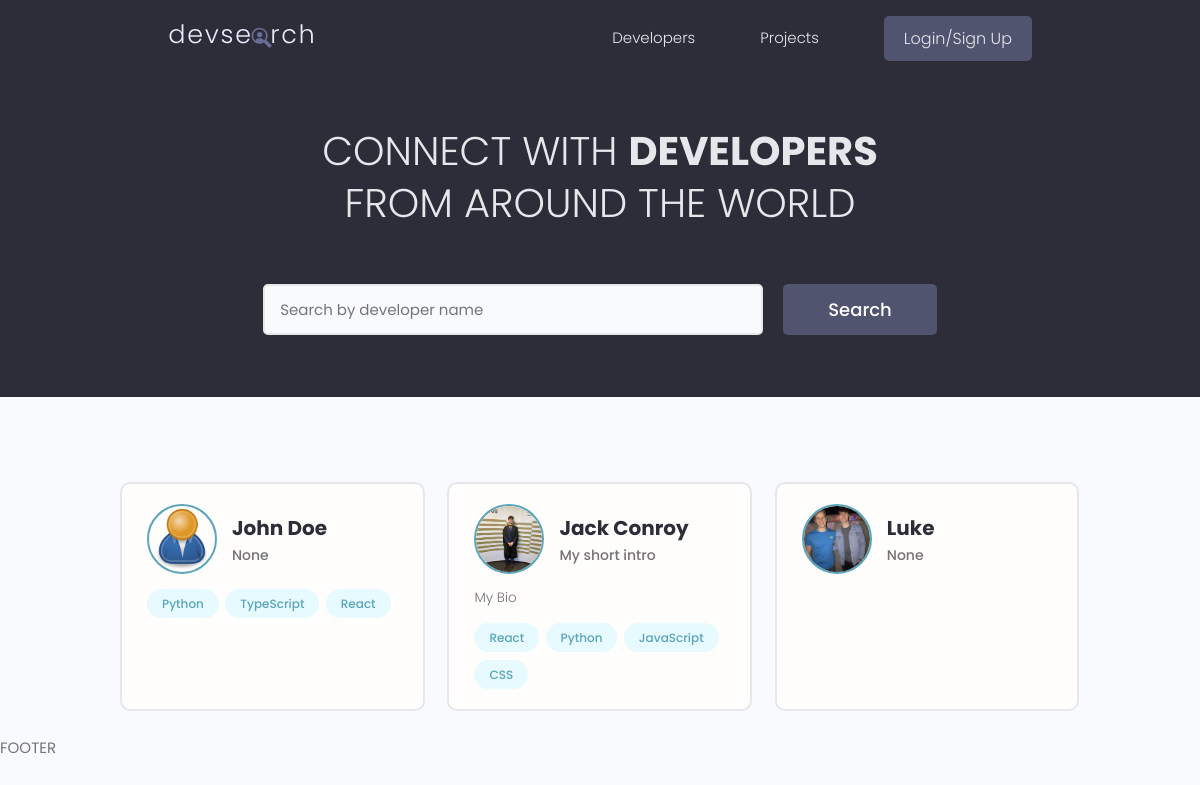
Before: / with the older database file.
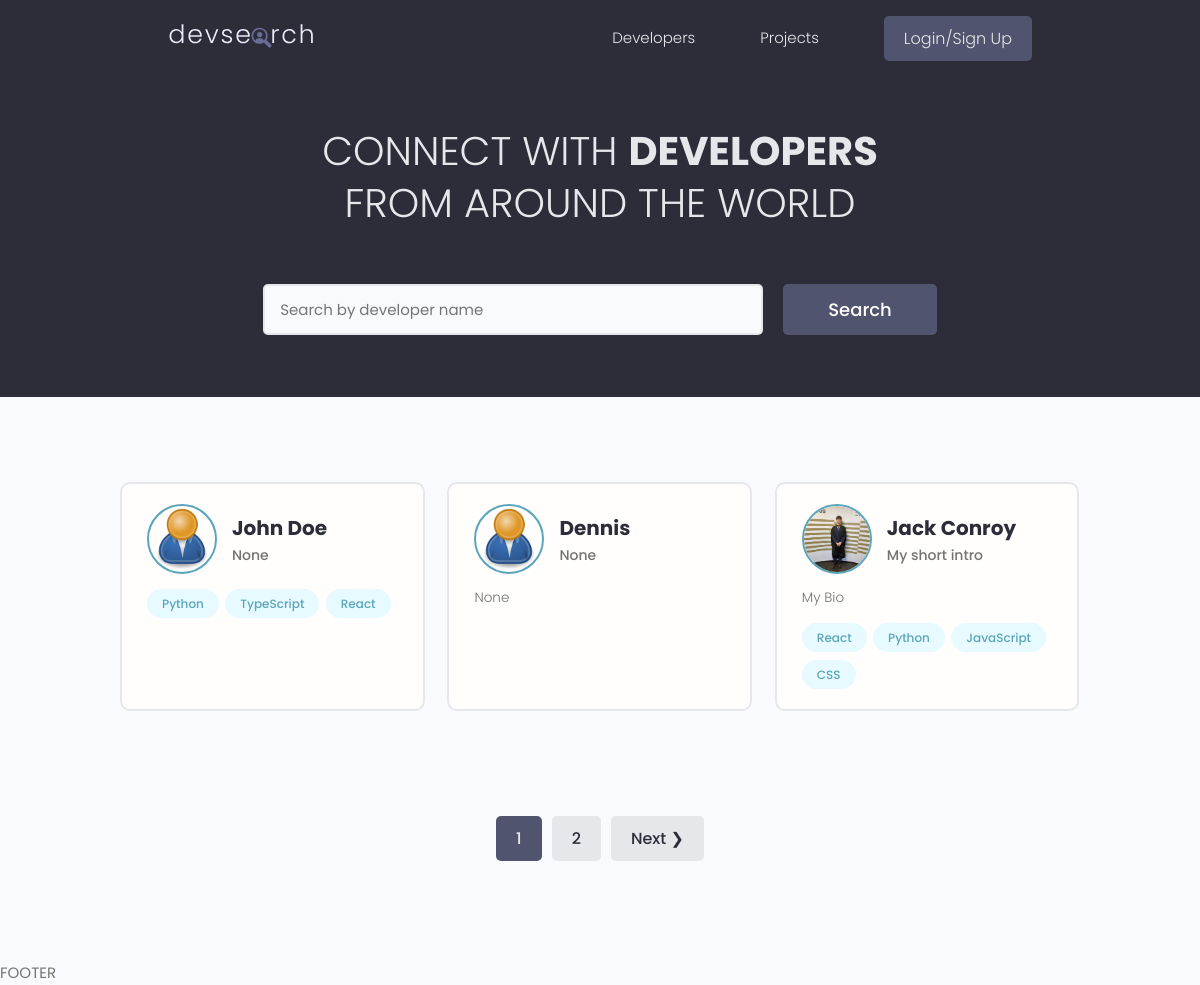
After: the same page with the newer database file.
### users/models.py (models this page shows, shortened)
class Profile(models.Model):
  user = models.OneToOneField(User, on_delete=models.CASCADE, null=True, blank=True)
  name = models.CharField(max_length=200, blank=True, null=True)
  email = models.EmailField(max_length=500, blank=True, null=True)
  username = models.CharField(max_length=200, blank=True, null=True)
  location = models.CharField(max_length=200, blank=True, null=True)
  short_intro = models.CharField(max_length=500, blank=True, null=True)
  bio = models.TextField(blank=True, null=True)
  profile_image = models.ImageField(null=True, blank=True, upload_to='profiles/', default="profiles/user-default.png")
  social_github = models.CharField(max_length=500, null=True, blank=True)
  social_twitter = models.CharField(max_length=500, null=True, blank=True)
  social_linkedin = models.CharField(max_length=500, null=True, blank=True)
  social_youtube = models.CharField(max_length=500, null=True, blank=True)
  social_website = models.CharField(max_length=500, null=True, blank=True)
  created = models.DateTimeField(auto_now_add=True)
  id = models.UUIDField(default=uuid.uuid4, unique=True, primary_key=True, editable=False)

class Skill(models.Model):
  owner = models.ForeignKey(Profile, on_delete=models.CASCADE, null=True, blank=True)
  name = models.CharField(max_length=500, null=True, blank=True)
  description = models.TextField(null=True, blank=True)
  created = models.DateTimeField(auto_now_add=True)
  id = models.UUIDField(default=uuid.uuid4, unique=True, primary_key=True, editable=False)
  def __str__(self):
    return self.name

### users/views.py (the view)
# urls.py: path('', views.profiles, name='profiles'),
def profiles(request):
  profiles, search_query = searchProfiles(request)
  custom_range, profiles = paginateProfiles(request, profiles, 3)
  context = {
    'profiles': profiles,
    'search_query': search_query,
    'custom_range': custom_range
  }
  return render(request, 'users/profiles.html', context)

### users/utils.py (called while the page is built)
def paginateProfiles(request, profiles, results):
  page = request.GET.get('page')
  paginator = Paginator(profiles, results)
  try:
    profiles = paginator.page(page)
  except PageNotAnInteger:
    page = 1
    profiles = paginator.page(page)
  except EmptyPage:
    page = paginator.num_pages
    profiles = paginator.page(page)
  leftIndex = (int(page) - 4)
  if leftIndex < 1:
    leftIndex = 1
  rightIndex = (int(page) + 5)
  if rightIndex > paginator.num_pages:
    rightIndex = paginator.num_pages + 1
  custom_range = range(leftIndex, rightIndex)
  return custom_range, profiles

def searchProfiles(request):
  search_query = ''
  if request.GET.get('search_query'):
    search_query = request.GET.get('search_query')
  skills = Skill.objects.filter(name__icontains=search_query)
  profiles = Profile.objects.distinct().filter(
    Q(name__icontains=search_query) |
    Q(short_intro__icontains=search_query) |
    Q(skill__in=skills)
  )
  return profiles, search_query

### users/templates/users/profiles.html (shortened to what this page needs)
{% extends 'main.html' %}
{% block content %}
  <main class="home">
    <section class="hero-section text-center">
      <div class="container container--narrow">
        <div class="hero-section__box">
          <h2>CONNECT WITH <span>DEVELOPERS</span></h2>
          <h2>FROM AROUND THE WORLD</h2>
        </div>
        <div class="hero-section__search">
          <form id="searchForm" class="form" action="{% url 'profiles' %}" method="GET">
            <div class="form__field">
              <input class="input input--text" id="formInput#search" type="text" name="search_query"
                value="{{search_query}}" placeholder="Search by developer name" />
            </div>
            <input class="btn btn--sub btn--lg" type="submit" value="Search" />
          </form>
        </div>
      </div>
    </section>
    <section class="devlist">
      <div class="container">
        <div class="grid grid--three">
          {% for profile in profiles %}
          <div class="column card">
            <div class="dev">
              <a href="{% url 'user-profile' profile.id %}" class="card__body">
                <div class="dev__profile">
                  <img class="avatar avatar--md" src="{{profile.profile_image.url}}" alt="image" />
                  <div class="dev__meta">
                    <h3>{{ profile.name }}</h3>
                    <h5>{{ profile.short_intro|slice:"60" }}</h5>
                  </div>
                </div>
                <p class="dev__info">
                  {{profile.bio|slice:"150"}}
                </p>
                <div class="dev__skills">
                  {% for skill in profile.skill_set.all|slice:"5" %}
                  <span class="tag tag--pill tag--main">
                    <small>{{skill}}</small>
                  </span>
                  {% endfor %}
                </div>
              </a>
            </div>
          </div>
          {% endfor %}
        </div>
      </div>
    </section>
    {% include 'pagination.html' with queryset=profiles custom_range=custom_range %}
  </main>
{% endblock content %}

Changed rows visible on the page:
no longer on this page (row unchanged): Profile: profile_image (picture), name "Luke", short_intro "None"
added Profile: profile_image (placeholder picture), name "Dennis", short_intro "None", bio "None"
Other visible differences:
new list line: "1"
new list line: "2"
text now shown: "Next ❯"
